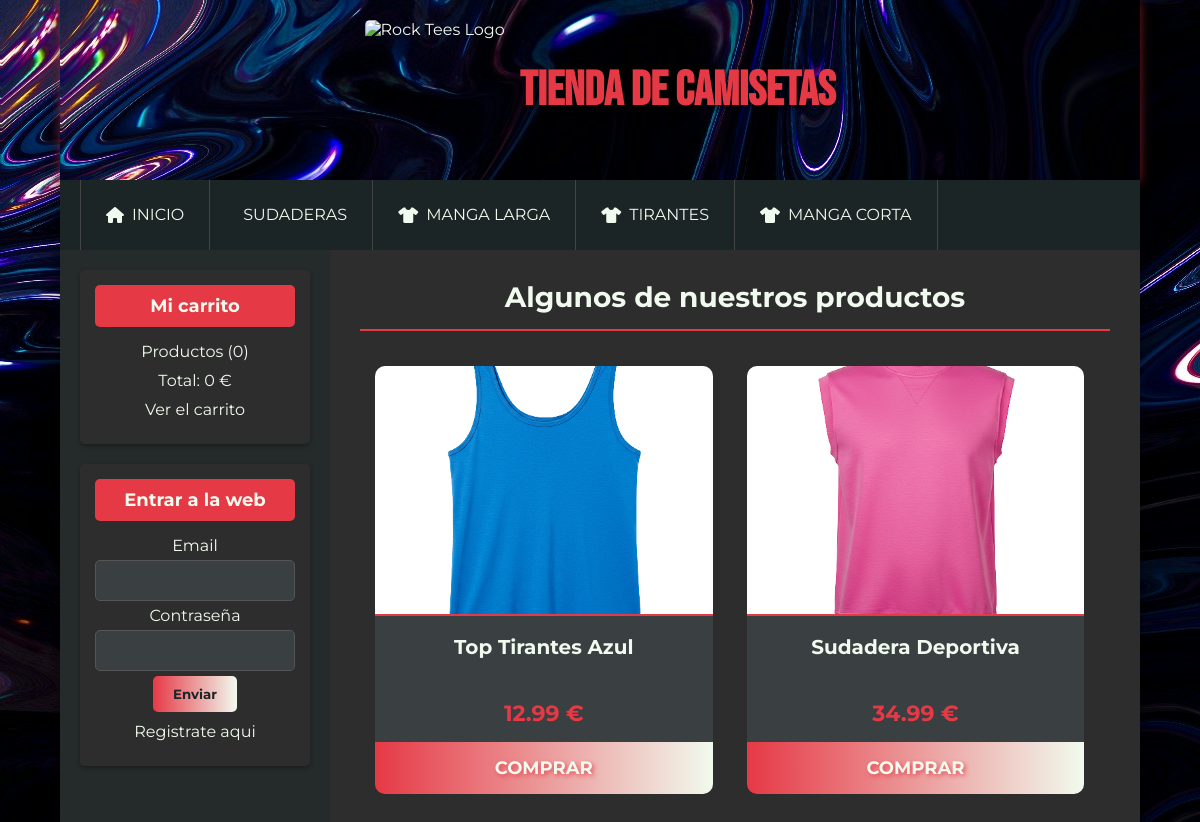
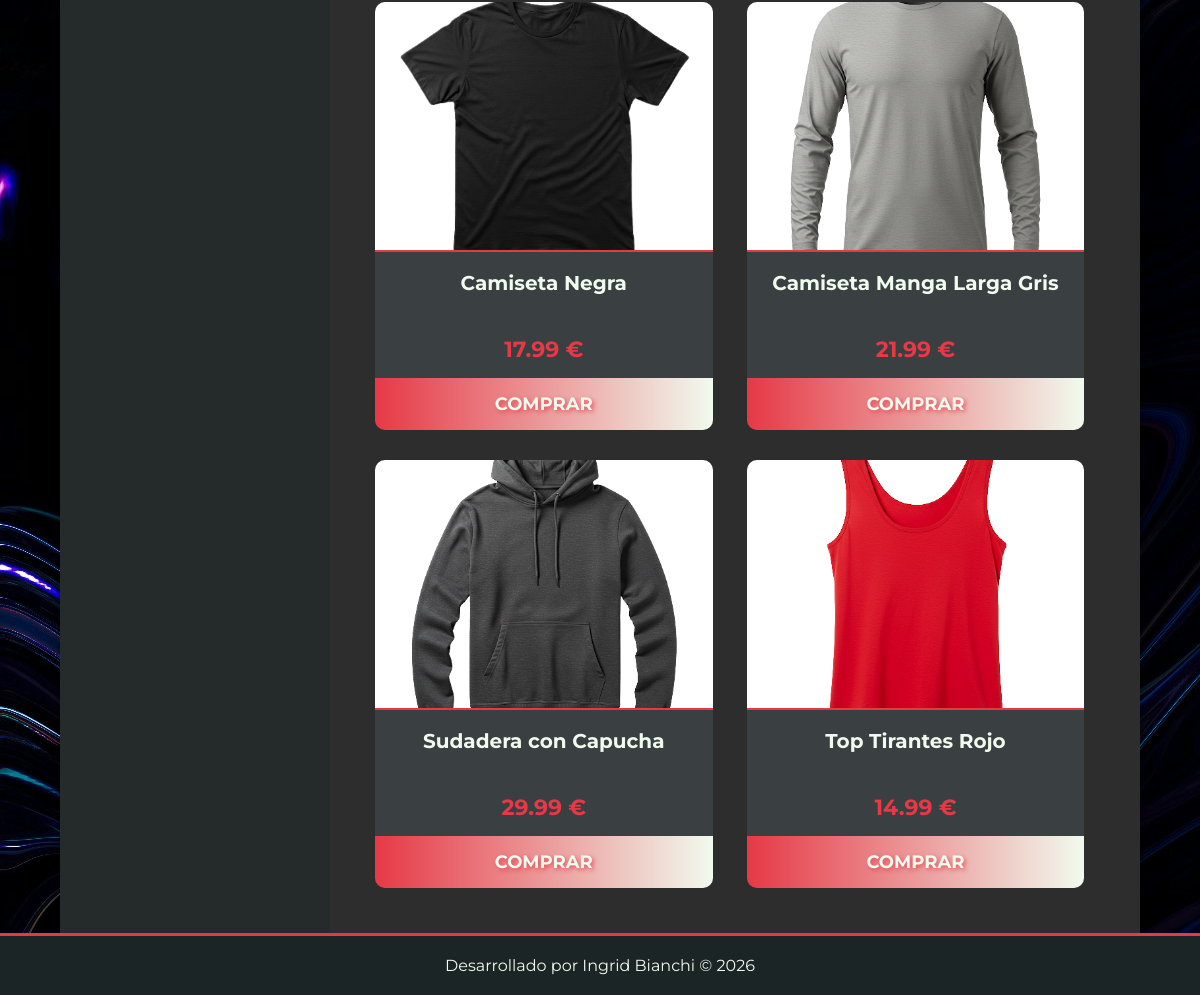
The page / on the database its author committed (2 pictures, top to bottom).
### tables this page shows
CREATE TABLE categorias(
id              int(255) auto_increment not null,
nombre          varchar(100) not null,
CONSTRAINT pk_categorias PRIMARY KEY(id) 
);

CREATE TABLE productos(
id              int(255) auto_increment not null,
categoria_id    int(255) not null,
nombre          varchar(100) not null,
descripcion     text,
precio          float(100,2) not null,
stock           int(255) not null,
oferta          varchar(2),
fecha           date not null,
imagen          varchar(255),
CONSTRAINT pk_productos PRIMARY KEY(id),
CONSTRAINT fk_producto_categoria FOREIGN KEY(categoria_id) REFERENCES categorias(id)
);

### src/Config/Database.php (called while the page is built, shortened)
<?php
class Database
{
    private static ?PDO $instance = null;
    public static function getConnection(): PDO
    {
        if (self::$instance === null) {
            try {
                $host = $_ENV['DB_HOST'] ?? 'db';
                $db   = $_ENV['DB_NAME'] ?? 'tienda_master';
                $user = $_ENV['DB_USER'] ?? 'user';
                $pass = $_ENV['DB_PASSWORD'] ?? 'password';
                $port = $_ENV['DB_PORT'] ?? '3306';
                $charset = 'utf8mb4';
                $dsn = "mysql:host=$host;dbname=$db;charset=$charset;port=$port";
                $options = [
                    PDO::ATTR_ERRMODE            => PDO::ERRMODE_EXCEPTION,
                    PDO::ATTR_DEFAULT_FETCH_MODE => PDO::FETCH_OBJ,
                    PDO::ATTR_EMULATE_PREPARES   => false,
                ];
                self::$instance = new PDO($dsn, $user, $pass, $options);
            } catch (PDOException $e) {
                error_log("Connection failed: " . $e->getMessage());
                die("Error de conexión a la base de datos.");
            }
        }
        return self::$instance;
    }
}

### src/Controllers/ProductController.php (called while the page is built, shortened)
<?php
class ProductController
{
    private ProductRepository $productRepository;
    public function __construct()
    {
        $this->productRepository = new ProductRepository();
    }
    public function index(): void
    {
        $productos = $this->productRepository->getRandom(6);
        require_once __DIR__ . '/../../templates/producto/destacados.php';
    }
}

### src/Repositories/ProductRepository.php (called while the page is built, shortened)
<?php
class ProductRepository
{
    private PDO $db;
    public function __construct()
    {
        $this->db = Database::getConnection();
    }
    public function getRandom(int $limit): array
    {
        $sql = "SELECT * FROM productos ORDER BY RAND() LIMIT :limit";
        $stmt = $this->db->prepare($sql);
        $stmt->bindValue(':limit', $limit, PDO::PARAM_INT);
        $stmt->execute();
        return $stmt->fetchAll();
    }
}

### src/Utils/Security.php (called while the page is built, shortened)
<?php
class Security
{
    public static function e(string $string): string
    {
        return htmlspecialchars($string, ENT_QUOTES, 'UTF-8');
    }
}

### src/Repositories/CategoryRepository.php (called while the page is built, shortened)
<?php
class CategoryRepository
{
    private PDO $db;
    public function __construct()
    {
        $this->db = Database::getConnection();
    }
    public function getAll(): array
    {
        $sql = "SELECT * FROM categorias ORDER BY id DESC";
        $stmt = $this->db->query($sql);
        return $stmt->fetchAll();
    }
}

### src/Utils/Cart.php (called while the page is built, shortened)
<?php
class Cart
{
    public static function getStats(): array
    {
        $stats = [
            'count' => 0,
            'total' => 0
        ];
        return $stats;
    }
}

### templates/producto/destacados.php (the view, shortened to what this page needs)
<h1>Algunos de nuestros productos</h1>
<?php foreach($productos as $product): ?>
	<div class="product">
		<a href="index.php?controller=product&action=ver&id=<?= $product->id ?>">
			<?php if($product->imagen != null): ?>
				<img src="uploads/images/<?= Security::e($product->imagen) ?>" />
			<?php else: ?>
				<img src="assets/img/camiseta.png" />
			<?php endif; ?>
			<h2><?= Security::e($product->nombre) ?></h2>
		</a>
		<p><?= Security::e((string)$product->precio) ?> €</p>
		<a href="index.php?controller=carrito&action=add&id=<?= $product->id ?>" class="button">Comprar</a>
	</div>
<?php endforeach; ?>

### public/index.php (shortened to what this page needs)
<?php
$categoryRepo = new CategoryRepository();
$allCategories = $categoryRepo->getAll();
$controllerName = $_GET['controller'] ?? 'product';
$actionName = $_GET['action'] ?? 'index';
$controllerClass = "App\\Controllers\\" . ucfirst($controllerName) . "Controller";
if (class_exists($controllerClass)) {
    $controller = new $controllerClass();
    if (method_exists($controller, $actionName)) {
        $controller->$actionName();
    } else {
        $error = new \App\Controllers\ErrorController();
        $error->index();
    }
} else {
    $error = new \App\Controllers\ErrorController();
    $error->index();
}
$viewContent = ob_get_clean();
require_once __DIR__ . '/../templates/layout/header.php';
require_once __DIR__ . '/../templates/layout/sidebar.php';
echo $viewContent;
require_once __DIR__ . '/../templates/layout/footer.php';

### templates/layout/header.php (shortened to what this page needs)
<!DOCTYPE HTML>
<html lang="es">
<head>
	<link rel="stylesheet" href="assets/css/styles.css" />
	<link rel="stylesheet" href="https://cdnjs.cloudflare.com/ajax/libs/font-awesome/6.0.0-beta3/css/all.min.css">
</head>
<body>
	<div id="container">
		<header id="header">
			<div id="logo">
				<img src="assets/img/logo.camisetas.png" alt="Rock Tees Logo" height="140" />
				<a href="index.php">
					Tienda de Camisetas
				</a>
			</div>
		</header>
		<nav id="menu">
			<ul class="menu-items">
				<li><a href="index.php"><i class="fas fa-home"></i> Inicio</a></li>
				<?php foreach ($allCategories as $cat): ?>
					<li>
						<a href="index.php?controller=categoria&action=ver&id=<?= $cat->id ?>">
							<?php $icono = (stripos($cat->nombre, 'sudadera') !== false) ? 'fas fa-hoodie' : ((stripos($cat->nombre, 'tirantes') !== false) ? 'fas fa-shirt' : 'fas fa-tshirt'); ?>
							<i class="<?= $icono ?>"></i> <?= $cat->nombre ?>
						</a>
					</li>
				<?php endforeach; ?>
			</ul>
		</nav>
		<div id="content">

### templates/layout/sidebar.php (shortened to what this page needs)
<aside id="lateral">
	<div id="carrito" class="block_aside">
		<h3>Mi carrito</h3>
		<ul>
			<?php $stats = Cart::getStats(); ?>
			<li><a href="index.php?controller=carrito&action=index">Productos (<?= $stats['count'] ?>)</a></li>
			<li><a href="index.php?controller=carrito&action=index">Total: <?= $stats['total'] ?> €</a></li>
			<li><a href="index.php?controller=carrito&action=index">Ver el carrito</a></li>
		</ul>
	</div>
	<div id="login" class="block_aside">
		<?php if(!isset($_SESSION['identity'])): ?>
			<h3>Entrar a la web</h3>
			<form action="index.php?controller=usuario&action=login" method="post" autocomplete="off">
				<label for="email">Email</label>
				<input type="email" name="login_email" autocomplete="off" required />
				<label for="password">Contraseña</label>
				<input type="password" name="login_password" autocomplete="new-password" required />
				<input type="submit" value="Enviar" />
			</form>
		<?php else: ?>
			<h3><?= Security::e($_SESSION['identity']->getNombre()) ?> <?= Security::e($_SESSION['identity']->getApellidos()) ?></h3>
		<?php endif; ?>
		<ul>
			<?php if(isset($_SESSION['identity'])): ?>
				<li><a href="index.php?controller=pedido&action=mis_pedidos">Mis pedidos</a></li>
				<li><a href="index.php?controller=usuario&action=logout">Cerrar sesión</a></li>
			<?php else: ?>
				<li><a href="index.php?controller=usuario&action=registro">Registrate aqui</a></li>
			<?php endif; ?>
		</ul>
	</div>
</aside>
<div id="central">

### templates/layout/footer.php (shortened to what this page needs)
</div>
</div>
</div>
			<footer id="footer">
				<p>Desarrollado por Ingrid Bianchi &copy; <?= date('Y') ?></p>
			</footer>
	</body>
</html>

### public/assets/css/styles.css (style rules this page uses)
* { padding: 0; margin: 0; box-sizing: border-box; font-family: 'Montserrat', sans-serif, Helvetica, Arial; }
body { background: #1C2526 url('../img/vinyl-texture.jpg') repeat; color: #F1FAEE; }
a { color: #E63946; text-decoration: none; transition: color 0.3s ease; }
#container { width: 90%; max-width: 1200px; margin: 0 auto; background: #2D2D2D; box-shadow: 0 0 20px rgba(0, 0, 0, 0.5); }
#header { background: #2D2D2D url('../img/vinyl-texture.jpg') repeat; padding: 20px 0; display: flex; align-items: center; justify-content: center; box-shadow: 0 2px 10px rgba(230, 57, 70, 0.5); position: relative; }
#logo { display: flex; align-items: center; text-align: center; }
#logo img { height: 140px; border-radius: 5px; transition: all 0.3s ease; }
#logo a { font-family: 'Bebas Neue', sans-serif; font-size: 48px; font-weight: 900; color: #E63946; text-transform: uppercase; margin-left: 15px; text-shadow: 2px 2px 6px rgba(0, 0, 0, 0.8); transition: all 0.3s ease; }
#menu { background: #1C2526; height: 70px; position: sticky; top: 0; z-index: 1000; border-bottom: none; }
.menu-items { display: flex; list-style: none; margin: 0 auto; padding: 0 20px; max-width: 1200px; align-items: center; }
.menu-items li { line-height: 70px; border-right: 1px solid #444; position: relative; }
.menu-items li:first-child { border-left: 1px solid #444; }
.menu-items a { color: #F1FAEE; padding: 0 25px; display: flex; align-items: center; font-size: 16px; text-transform: uppercase; transition: all 0.3s ease; }
.menu-items a i { margin-right: 8px; }
#content { display: flex; background: #2D2D2D; min-height: 600px; }
#lateral { width: 25%; padding: 20px; background: #252A2B; }
#lateral .block_aside { margin-bottom: 20px; padding: 15px; background: #2D2D2D; border-radius: 5px; box-shadow: 0 2px 5px rgba(0, 0, 0, 0.3); text-align: center; }
#lateral h3 { color: #F1FAEE; font-size: 18px; font-weight: 700; text-align: center; padding: 10px; background: #E63946; border-radius: 5px; margin-bottom: 15px; }
#lateral ul { margin: 10px 0; }
#lateral ul li { list-style: none; margin: 10px 0; }
#lateral ul li a { color: #F1FAEE; font-size: 16px; }
label, input[type="text"], input[type="password"], input[type="email"], input[type="number"], select, textarea { display: block; width: 100%; margin: 5px 0; font-size: 16px; }
input[type="text"], input[type="password"], input[type="email"], input[type="number"], select, textarea { background: #3A3F41; border: 1px solid #555; padding: 10px; color: #F1FAEE; border-radius: 5px; transition: all 0.3s ease; }
input[type="button"], input[type="submit"], button, .button { background: linear-gradient(90deg, #E63946, #F1FAEE); color: #1C2526; padding: 10px 20px; border: none; border-radius: 5px; cursor: pointer; font-weight: 700; transition: all 0.3s ease; }
#central { width: 75%; padding: 30px; }
#central h1 { font-size: 28px; font-weight: 700; text-align: center; color: #F1FAEE; border-bottom: 2px solid #E63946; padding-bottom: 15px; margin-bottom: 20px; }
.product { width: 45%; display: inline-block; vertical-align: top; margin: 2%; background: #3A3F41; border-radius: 10px; overflow: hidden; transition: transform 0.3s ease, box-shadow 0.3s ease; text-align: center; }
.product a { color: #F1FAEE; display: block; }
.product img { width: 100%; height: 250px; object-fit: cover; border-bottom: 2px solid #E63946; }
.product h2 { font-size: 20px; font-weight: 700; margin: 15px 10px; min-height: 50px; }
.product p { font-size: 22px; color: #E63946; font-weight: 700; margin: 0 10px 15px; }
.product .button { display: block; width: 100%; border-radius: 0; padding: 15px 0; font-size: 18px; text-shadow: 2px 2px 4px rgba(230, 57, 70, 0.8); text-transform: uppercase; }
#footer { background: #1C2526; color: #F1FAEE; text-align: center; padding: 20px; border-top: 3px solid #E63946; }

### rows shown on the page
categorias: nombre "SUDADERAS"
categorias: nombre "MANGA LARGA"
categorias: nombre "TIRANTES"
categorias: nombre "MANGA CORTA"
productos: imagen (picture), nombre "Top Tirantes Azul", precio "12.99"
productos: imagen (picture), nombre "Sudadera Deportiva", precio "34.99"
productos: imagen (picture), nombre "Camiseta Negra", precio "17.99"
productos: imagen (picture), nombre "Camiseta Manga Larga Gris", precio "21.99"
productos: imagen (picture), nombre "Sudadera con Capucha", precio "29.99"
productos: imagen (picture), nombre "Top Tirantes Rojo", precio "14.99"

### other values the page prints
$stats['count'] "0"
$stats['total'] "0"
